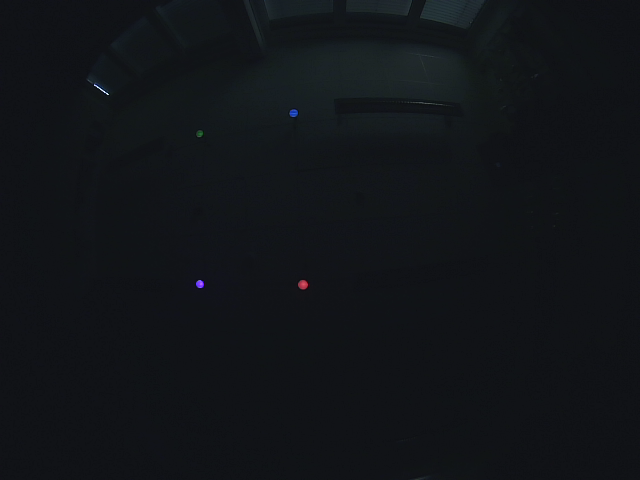
#> input picture src/assignment6_gps/src/img.png, 640 x 480 px
$ python -i data.py   (imports and definitions only)
#> lines starting #> are read from the running program, lines starting #| are printed output that depends on the picture
#> further down, picture is the input picture: PIL image 640x480 RGB; mean R, G, B 17.6, 20.7, 24.4
from __future__ import division
import numpy as np
from six.moves import range
import PIL
from PIL import ImageEnhance


def augment_img(img, crop_size=(64, 48)):
#> called with crop_size = (64, 48)
    width, height = img.size
#> width = 640; height = 480
    max_crop_left = img.size[0] - crop_size[0]
#> max_crop_left = 576
    max_crop_upper = img.size[1] - crop_size[1]
#> max_crop_upper = 432
    left = np.random.choice(max_crop_left)
#> left = 559
    upper = np.random.choice(max_crop_upper)
#> upper = 117
    img = img.crop([left, upper, left + crop_size[0], upper + crop_size[1]])
    brightness = ImageEnhance.Brightness(img)

    img = brightness.enhance(np.random.uniform(0.75, 2.5))
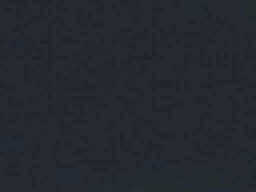
#> img: PIL image 64x48 RGB (shown 4 times larger); mean R, G, B 35.7, 40.7, 49.6
    contrast = ImageEnhance.Contrast(img)
    img = contrast.enhance(np.random.uniform(0.75, 2.5))
    return img


def augment_batch(batch):
    """Applies random augmentation to the batch."""
    images = [PIL.Image.fromarray(x) for x in batch["image"]]
    images = [augment_img(img) for img in images]
    batch_aug = {'image': np.stack([np.array(img) for img in images])}
    for k, v in batch.items():
        if k != 'image':
            batch_aug[k] = v
    return batch_aug


def crop_img(img, crop_size=(64, 48), resize=(80, 60)):
    img = img.convert('L')
    if img.size != resize:
        img = img.resize(resize, resample=PIL.Image.BILINEAR)
    img = img.crop(
        map(
            int,
            [0.5 * (resize[0] - crop_size[0]),
             0.5 * (resize[1] - crop_size[1]),
             0.5 * (resize[0] + crop_size[0]),
             0.5 * (resize[1] + crop_size[1])])
    )
    return np.asarray(img)


def crop_batch(batch):
    """Crops the batch at the center and does not use augmentations."""
    images = [PIL.Image.fromarray(x) for x in batch["image"]]
    images = [crop_img(img) for img in images]
    batch_aug = {'image': np.stack([np.array(img) for img in images])}
    for k, v in batch.items():
        if k != 'image':
            batch_aug[k] = v
    return batch_aug

>>> from PIL import Image
>>> picture = Image.open('../../assignment6_gps/src/img.png')
>>> result = augment_img(picture)
